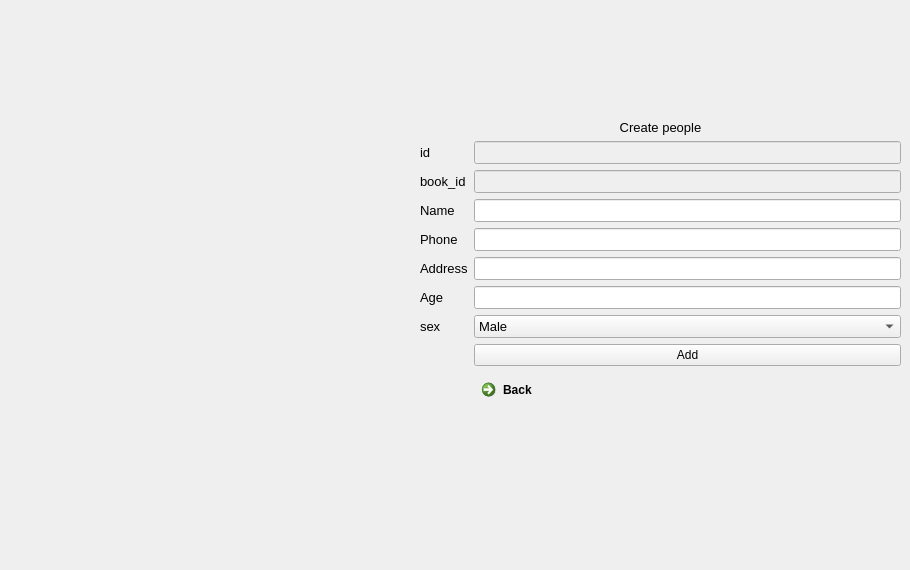
      <widget class="QWidget" name="addPeoplePage">
       <widget class="QWidget" name="formLayoutWidget_5">
        <property name="geometry">
         <rect>
          <x>420</x>
          <y>120</y>
          <width>481</width>
          <height>441</height>
         </rect>
        </property>
        <layout class="QFormLayout" name="formLayout_5">
         <item row="0" column="0" colspan="2">
          <widget class="QLabel" name="label_12">
           <property name="font">
            <font>
             <pointsize>10</pointsize>
            </font>
           </property>
           <property name="layoutDirection">
            <enum>Qt::LeftToRight</enum>
           </property>
           <property name="text">
            <string>Create people</string>
           </property>
           <property name="alignment">
            <set>Qt::AlignCenter</set>
           </property>
          </widget>
         </item>
         <item row="1" column="0">
          <widget class="QLabel" name="label_13">
           <property name="font">
            <font>
             <pointsize>10</pointsize>
            </font>
           </property>
           <property name="text">
            <string>id</string>
           </property>
          </widget>
         </item>
         <item row="2" column="0">
          <widget class="QLabel" name="label_33">
           <property name="font">
            <font>
             <pointsize>10</pointsize>
            </font>
           </property>
           <property name="text">
            <string>book_id</string>
           </property>
          </widget>
         </item>
         <item row="3" column="0">
          <widget class="QLabel" name="label_34">
           <property name="font">
            <font>
             <pointsize>10</pointsize>
            </font>
           </property>
           <property name="text">
            <string>Name</string>
           </property>
          </widget>
         </item>
         <item row="4" column="0">
          <widget class="QLabel" name="label_35">
           <property name="font">
            <font>
             <pointsize>10</pointsize>
            </font>
           </property>
           <property name="text">
            <string>Phone</string>
           </property>
          </widget>
         </item>
         <item row="5" column="0">
          <widget class="QLabel" name="label_36">
           <property name="font">
            <font>
             <pointsize>10</pointsize>
            </font>
           </property>
           <property name="text">
            <string>Address</string>
           </property>
          </widget>
         </item>
         <item row="6" column="0">
          <widget class="QLabel" name="label_37">
           <property name="font">
            <font>
             <pointsize>10</pointsize>
            </font>
           </property>
           <property name="text">
            <string>Age</string>
           </property>
          </widget>
         </item>
         <item row="7" column="0">
          <widget class="QLabel" name="label_38">
           <property name="font">
            <font>
             <pointsize>10</pointsize>
            </font>
           </property>
           <property name="text">
            <string>sex</string>
           </property>
          </widget>
         </item>
         <item row="1" column="1">
          <widget class="QLineEdit" name="lineEdit_11">
           <property name="enabled">
            <bool>false</bool>
           </property>
           <property name="font">
            <font>
             <pointsize>10</pointsize>
            </font>
           </property>
          </widget>
         </item>
         <item row="2" column="1">
          <widget class="QLineEdit" name="lineEdit_12">
           <property name="enabled">
            <bool>false</bool>
           </property>
           <property name="font">
            <font>
             <pointsize>10</pointsize>
            </font>
           </property>
          </widget>
         </item>
         <item row="3" column="1">
          <widget class="QLineEdit" name="lineEdit_13">
           <property name="font">
            <font>
             <pointsize>10</pointsize>
            </font>
           </property>
          </widget>
         </item>
         <item row="4" column="1">
          <widget class="QLineEdit" name="lineEdit_14">
           <property name="font">
            <font>
             <pointsize>10</pointsize>
            </font>
           </property>
          </widget>
         </item>
         <item row="5" column="1">
          <widget class="QLineEdit" name="lineEdit_15">
           <property name="font">
            <font>
             <pointsize>10</pointsize>
            </font>
           </property>
          </widget>
         </item>
         <item row="6" column="1">
          <widget class="QLineEdit" name="lineEdit_16">
           <property name="font">
            <font>
             <pointsize>10</pointsize>
            </font>
           </property>
          </widget>
         </item>
         <item row="7" column="1">
          <widget class="QComboBox" name="comboBox">
           <property name="font">
            <font>
             <pointsize>10</pointsize>
            </font>
           </property>
           <item>
            <property name="text">
             <string>Male</string>
            </property>
           </item>
           <item>
            <property name="text">
             <string>Female</string>
            </property>
           </item>
           <item>
            <property name="text">
             <string>Other</string>
            </property>
           </item>
          </widget>
         </item>
         <item row="8" column="1">
          <widget class="QPushButton" name="pushButton_5">
           <property name="text">
            <string>Add</string>
           </property>
          </widget>
         </item>
         <item row="9" column="1">
          <widget class="QCommandLinkButton" name="commandLinkButton_5">
           <property name="text">
            <string>Back</string>
           </property>
          </widget>
         </item>
        </layout>
       </widget>
      </widget>
